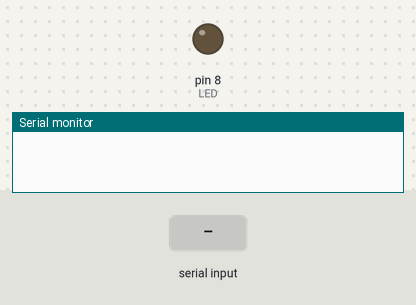
Recording of a sketch running on a simulated Arduino Uno, built with avr-gcc and run on an emulated ATmega328P. Parts: output pins drawn as LEDs (lit = HIGH), the last lines printed to the serial monitor. The test bench sets the inputs (shaded band).

Above: at 1.2 s.
1.3 s: "FLIP\n" received over the second serial link
At 2.5 s:
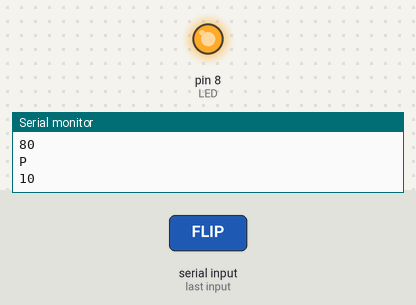
2.8 s: "BL\n" received over the second serial link
4.3 s: "NUM\n" received over the second serial link
Timing chart, 0 to 7.3 s (numbered marks = the images above; inputs shaded):
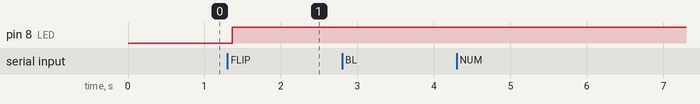

The sketch:

Bluetooth_Slave.ino
```cpp
/*
  /-\-/-\-/-\-/-\-/-\-/-\-/-\-/-\-/-\-/-\-/-\-/-\-/-\-/-\-/-\-/-\-/-\-/-\-/-\-/-\
  \        HC-05 Bluetooth With Arduino or Teensy 4.0/3.5 Example Code          /
  /          Written by Jacob Meyer (meye2497) Winter Break 2019-20             \
  \-/-\-/-\-/-\-/-\-/-\-/-\-/-\-/-\-/-\-/-\-/-\-/-\-/-\-/-\-/-\-/-\-/-\-/-\-/-\-/
   Arduino NANO/UNO/MICRO/Teensy 3.5/Teensy 4.0 pin connections:
   -----------------------------------------------------------------------------------------------------------------------------
     Component                    | Pins used               | Notes
     -                              -                         -
     SD card reader               |                         |  SD card reader built into teensy 3.5/4.0 boards
     HC-05 Bluetooth serial       | D2 D3                   |  HC-05 RX goes to D3, TX goes to D2 (for normal operation)
     Any Color LED                | D8                      |  Connects to the short leg of the LED
   -----------------------------------------------------------------------------------------------------------------------------
  COMMANDS:
    If "FLIP" is typed into the monitor, the state of the slave LED is changed
    If "BL#" is typed into the monitor, the slave LED blinks "#" number of times
    If "NUM" is typed into the monitor, the slave tells master how many times the LED has blinked
    If "TIME" is typed into the monitor, the slave tells master how long the LED has been on
*/
#include <SoftwareSerial.h>
SoftwareSerial MyBlue(2, 3); // RX | TX
int incoming = 0;
String command = "";
int LED = 8;
int LED_state = 0;                       // start with the LED off
int NUM = 0;                             // number of times that the LED has been turned on
double TIME = 0;                         // total amount of time that the LED has been on (seconds)
double t = 0;                            // Time between intervals
byte incomingByte = 0;                   // The latest Byte received from serial

void setup()
{
 Serial.begin(9600);
 MyBlue.begin(9600);
 pinMode(LED, OUTPUT);
 MyBlue.write("Slave1 ON (Get that 'Star Wars' (Boba/Jango Fett) reference?)");  // lol i get it
}

void loop()
{
 command = GetCommand();              // obtain the command from the bluetooth device through software serial (if data is available)
 action(command);                     // make a choice based on the command that we received (or do nothing if no command is received)
 delay(100);                          //  necessary here, otherwise the incoming data stream will be too fast and large to read!
}


// Functions
// Obtain the latest data from the master bluetooth module (or an empty string, if not available)
String GetCommand()
{
 command = "";                         // reset the command so we don't concatenate on the previous command(s)
 while(MyBlue.available() > 0)         // while the slave device sends information back to Master
 {
   // read in that information
   incomingByte = MyBlue.read();      // one byte at a time
   Serial.println(incomingByte);
   Serial.println((char)incomingByte);
   if(32 <= incomingByte <= 127){      // 32-127 is simply the range of ASCII characters we expect (a-z, A-Z, 0-9, some special characters)
      command += (char)incomingByte;   // concatenate until final version of transmission ("output") is fully decoded and rebuilt //Important: note that the (char) in front of the received int/byte converts it back from ASCII to regular text!
      if (incomingByte ==  10)         // If the incoming transmission incidentally ends in an annoying endline (if writing directly from the Serial Monitor, for example)
        command = command.substring(0,command.length()-1); // clip the endline
   }
 }
 return command;
}


// Make a choice based on the command received, if received (specific to this code only)
void action(String command){

 if (command == "")
  return;
 else if (command == "FLIP") // FLIP the LED switch to opposite state
 {
   if (LED_state == 0) // LED previously off, so turn it on now
   {
     NUM += 1;
     digitalWrite(LED, HIGH);
     t = millis()/1000; // Time between intervals
     delay(200);
     MyBlue.println("LED On"); // Send back to master
     delay(200);

     LED_state = 1;
   }
   else if (LED_state == 1) // LED previously on, so turn it off now
   {
     TIME += millis()/1000 - t;  // total time LED has been ON
     digitalWrite(LED, LOW);
     delay(200);
     MyBlue.println("LED Off");
     delay(200);
     LED_state = 0;
   }
 }
 else if ((command.substring(0,2)) == "BL") // Blink "n" number of times command
 {
     int n = (command.substring(2, command.length())).toInt(); //check to see how many times to blink
     for(int i = 1; i <= n; i++) // LED blinks "n" number of times, 1 second for each full cycle (0.5 seconds off, 0.5 seconds on per full cycle for n cycles)
     {
        digitalWrite(LED, LOW);
        delay(500);
        digitalWrite(LED, HIGH); NUM += 1;
        delay(500);
     }

     // Simply return to the original LED State recycling the "FLIP" code
     if (LED_state == 0) // LED previously off, so let's keep it off
     {
       TIME += n*0.5; // Adjust total ON LED time as appropriate (on for an extra 0.5 seconds * n cycles since it was off before)
       digitalWrite(LED, LOW);
       MyBlue.println("LED Back Off");
     }
     else if (LED_state == 1) // LED previously on, so let's keep it on
     {
       TIME -= n*0.5; // Adjust total ON LED time as appropriate (off for 0.5 seconds * n cycles less since it was on before)
       digitalWrite(LED, HIGH);
       MyBlue.println("LED Back On");
     }
 }
 else if (command == "NUM") // Number of times the LED has been turned on
 {
      MyBlue.println(String(NUM).c_str());
 }
 else if (command == "TIME") // Amount of seconds the LED has been turned on
 {
      MyBlue.println(String(TIME).c_str());
 }

}

////////////////////////////////////////////////////////////////////////////////////////////////////
////////////////////////////////////////////////////////////////////////////////////////////////////
////////////////////////////////////////////////////////////////////////////////////////////////////
////////////////////////////////////////////////////////////////////////////////////////////////////
////////////////////////////////////////////////////////////////////////////////////////////////////
////////////////////////////////////////////////////////////////////////////////////////////////////
////////////////////////////////////////////////////////////////////////////////////////////////////
////////////////////////////////////////////////////////////////////////////////////////////////////
////////////////////////////////////////////////////////////////////////////////////////////////////
////////////////////////////////////////////////////////////////////////////////////////////////////
////////////////////////////////////////////////////////////////////////////////////////////////////
////////////////////////////////Original Version of the code////////////////////////////////////////
////////////////////////////////////////////////////////////////////////////////////////////////////
////////////////////////////////////////////////////////////////////////////////////////////////////
////////////////////////////////////////////////////////////////////////////////////////////////////
////////////////////////////////////////////////////////////////////////////////////////////////////
////////////////////////////////////////////////////////////////////////////////////////////////////
////////////////////////////////////////////////////////////////////////////////////////////////////
////////////////////////////////////////////////////////////////////////////////////////////////////
////////////////////////////////////////////////////////////////////////////////////////////////////
////////////////////////////////////////////////////////////////////////////////////////////////////
////////////////////////////////////////////////////////////////////////////////////////////////////
////////////////////////////////////////////////////////////////////////////////////////////////////
```

Measured:
- after the input at 1.3 s, pin 8 (LED): LOW → HIGH after 0.07 s
